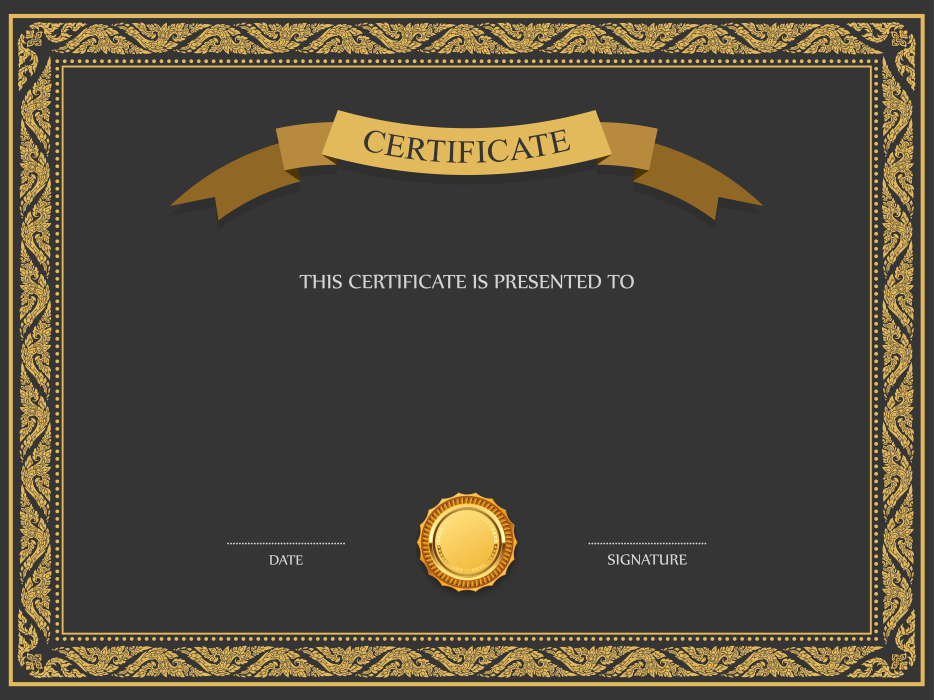
#> input picture example.png, 2800 x 2100 px (shown at 1/3 size)
$ python app.py
#> lines starting #> are read from the running program, lines starting #| are printed output that depends on the picture
from PIL import Image, ImageDraw, ImageFont

length = 16

if 15 <= length <= 17:
    x, y, shrift = 750, 1050, 180

img = Image.open('example.png')
#> img is the input picture: PIL image 2800x2100 RGBA; mean R, G, B, A 78.8, 72.2, 58.2, 255
d1 = ImageDraw.Draw(img)
myFont = ImageFont.truetype('akaya.ttf', shrift)
d1.text((x, y), "Ismoilov Abrorjon", font=myFont, fill =(255, 128, 0))

myFont = ImageFont.truetype('akaya.ttf', 60)
d1.text((700, 1555), "7 March 2021", font=myFont, fill =(255, 128, 0))
d1.text((1755, 1555), "by @mrsolijonov", font=myFont, fill =(255, 128, 0))

img.show()
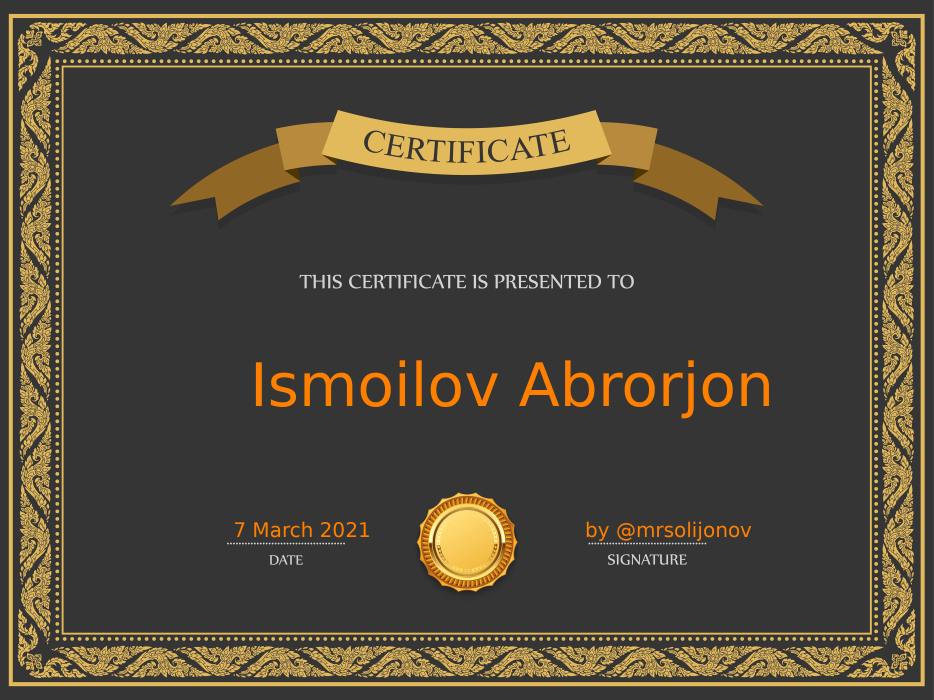
#> shown: PIL image 2800x2100 RGBA (shown at 1/3 size); mean R, G, B, A 81.2, 73.1, 57.6, 255; transparent parts drawn white
img.save("images/Abrorjon.png")
